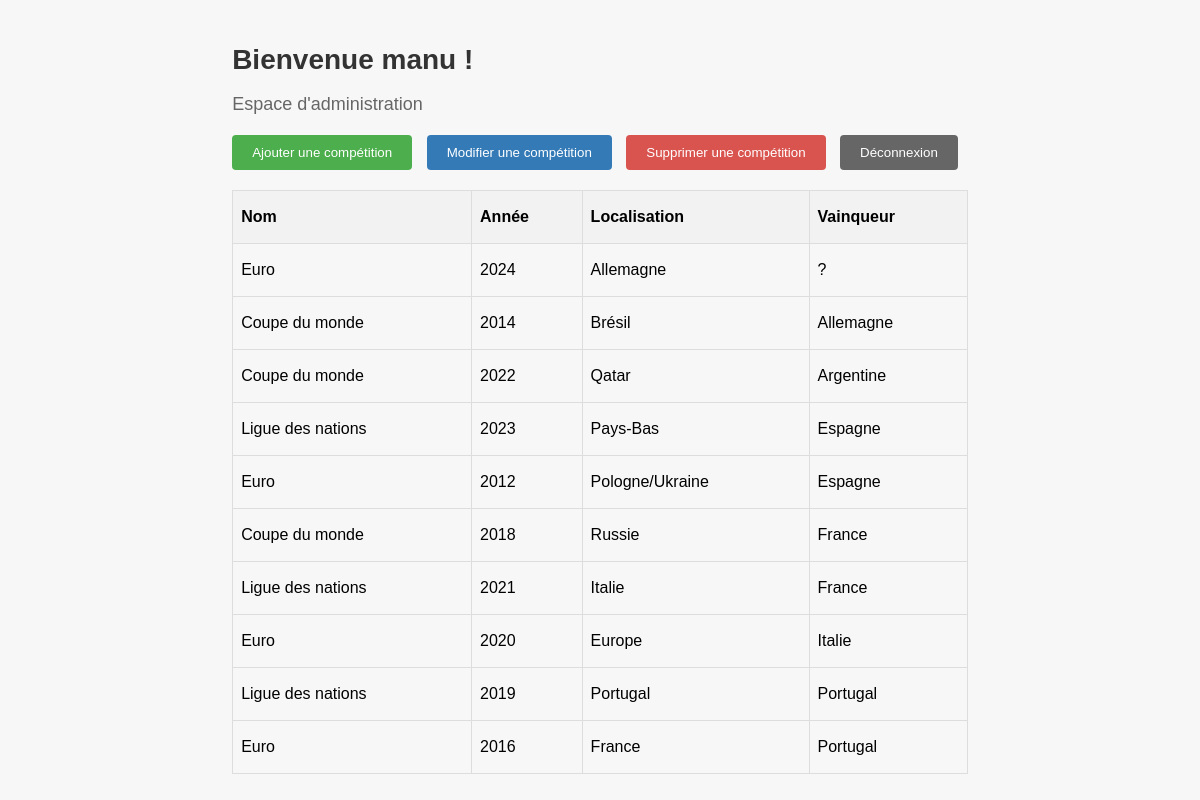
The app's page /admin/home.php (signed in) with its own data.
### tables this page shows
CREATE TABLE IF NOT EXISTS `competition` (
  `id` int NOT NULL AUTO_INCREMENT,
  `name` varchar(100) NOT NULL,
  `year` varchar(4) NOT NULL,
  `location` varchar(100) NOT NULL,
  `winner` varchar(100) DEFAULT NULL,
  PRIMARY KEY (`id`)
);

### admin/home.php (the view, shortened to what this page needs)
<?php
require('../config.php');
  $query = 'SELECT * FROM competition ORDER BY winner';
  $res = mysqli_query($conn, $query);
?>
<!DOCTYPE html>
<html>
  <head>
  <link rel="stylesheet" href="../style.css" />
  </head>
  <body>
    <div class="success">
    <h1>Bienvenue <?php echo $_SESSION['username']; ?> !</h1>
    <p>Espace d'administration</p>
    <div class="button-group">
      <button class="button-create" onclick="window.location.href='add_competition.php';">Ajouter une compétition</button>
      <button class="button-update" onclick="window.location.href='update_competition.php';">Modifier une compétition</button>
      <button class="button-delete" onclick="window.location.href='delete_competition.php';">Supprimer une compétition</button>
      <button class="button-deco" onclick="window.location.href='../logout.php';">Déconnexion</button>
    </div>
    <div>
    <?php echo "<table>" ?>
    <tr>
            <th>Nom</th>
            <th>Année</th>
            <th>Localisation</th>
            <th>Vainqueur</th>
        </tr>
            <?php foreach($res as $unRes){
                    echo "<tr><td>
                    {$unRes['name']}
                    </td>
                    <td>
                    {$unRes['year']}
                    </td>
                    <td>
                    {$unRes['location']}
                    </td>
                    <td>
                    {$unRes['winner']}
                    </td>
                    </tr>";
                    }
            ?>
        <?php echo "</table>" ?>
    </div>
    </div>
  </body>
</html>

### style.css (style rules this page uses)
body { font-family: Arial, sans-serif; background: #f7f7f7; display: flex; justify-content: center; align-items: center; height: 100vh; margin: 0; }
.success h1 { font-size: 28px; color: #333; margin-bottom: 10px; }
.success p { font-size: 18px; color: #666; margin-bottom: 20px; }
table { width: 100%; border-collapse: collapse; margin-top: 20px; }
table th, table td { border: 1px solid #ddd; padding: 8px; text-align: left; height: 36px; }
table th { background-color: #f2f2f2; }
.button-group { margin-bottom: 10px; }
.button-group button { color: white; border: none; padding: 10px 20px; margin-right: 10px; border-radius: 4px; cursor: pointer; text-decoration: none; }
.button-create { background-color: #4cae4c; }
.button-update { background-color: #337ab7; }
.button-deco { background-color: #666; }
.button-delete { background-color: #d9534f; }

### records on screen
competition: name "Euro", year "2024", location "Allemagne", winner "?"
competition: name "Coupe du monde", year "2014", location "Brésil", winner "Allemagne"
competition: name "Coupe du monde", year "2022", location "Qatar", winner "Argentine"
competition: name "Ligue des nations", year "2023", location "Pays-Bas", winner "Espagne"
competition: name "Euro", year "2012", location "Pologne/Ukraine", winner "Espagne"
competition: name "Coupe du monde", year "2018", location "Russie", winner "France"
competition: name "Ligue des nations", year "2021", location "Italie", winner "France"
competition: name "Euro", year "2020", location "Europe", winner "Italie"
competition: name "Ligue des nations", year "2019", location "Portugal", winner "Portugal"
competition: name "Euro", year "2016", location "France", winner "Portugal"

### other values on screen
$_SESSION['username'] "manu"
